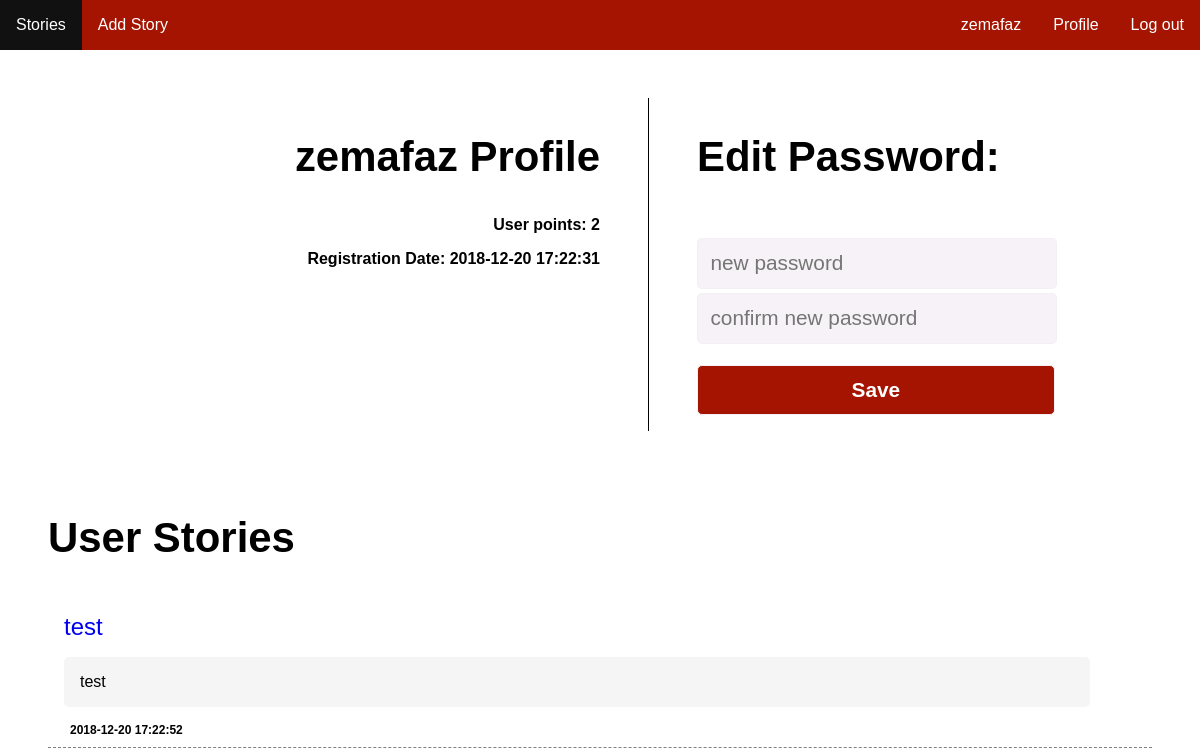
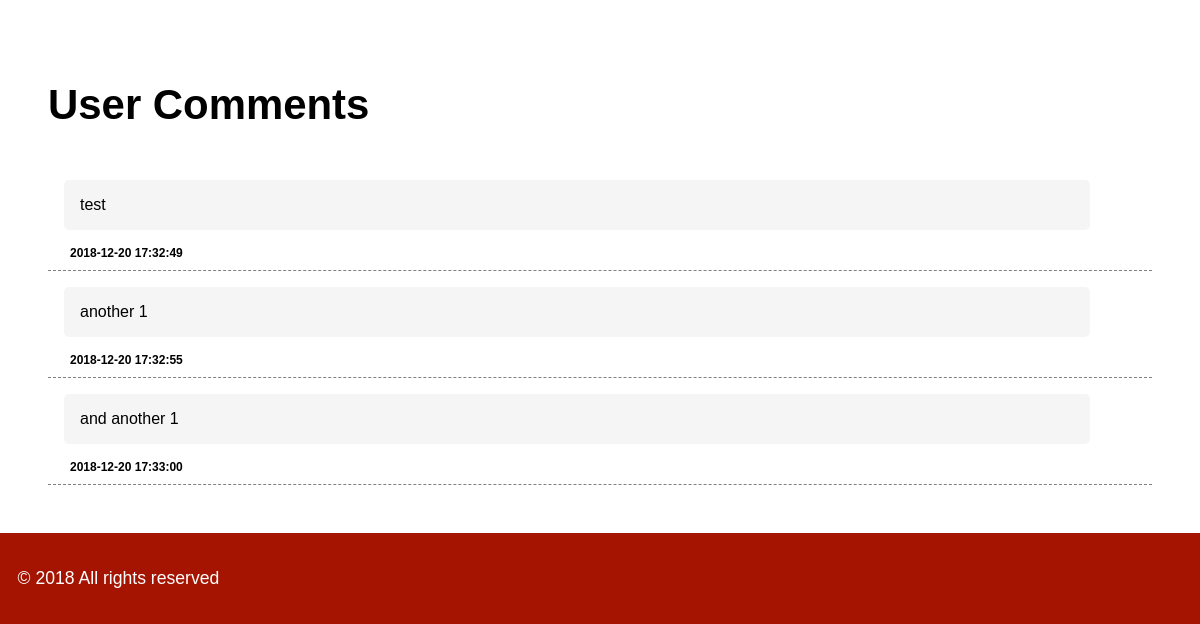
The app's page /pages/profile.php (signed in), older data (2 pictures, top to bottom).
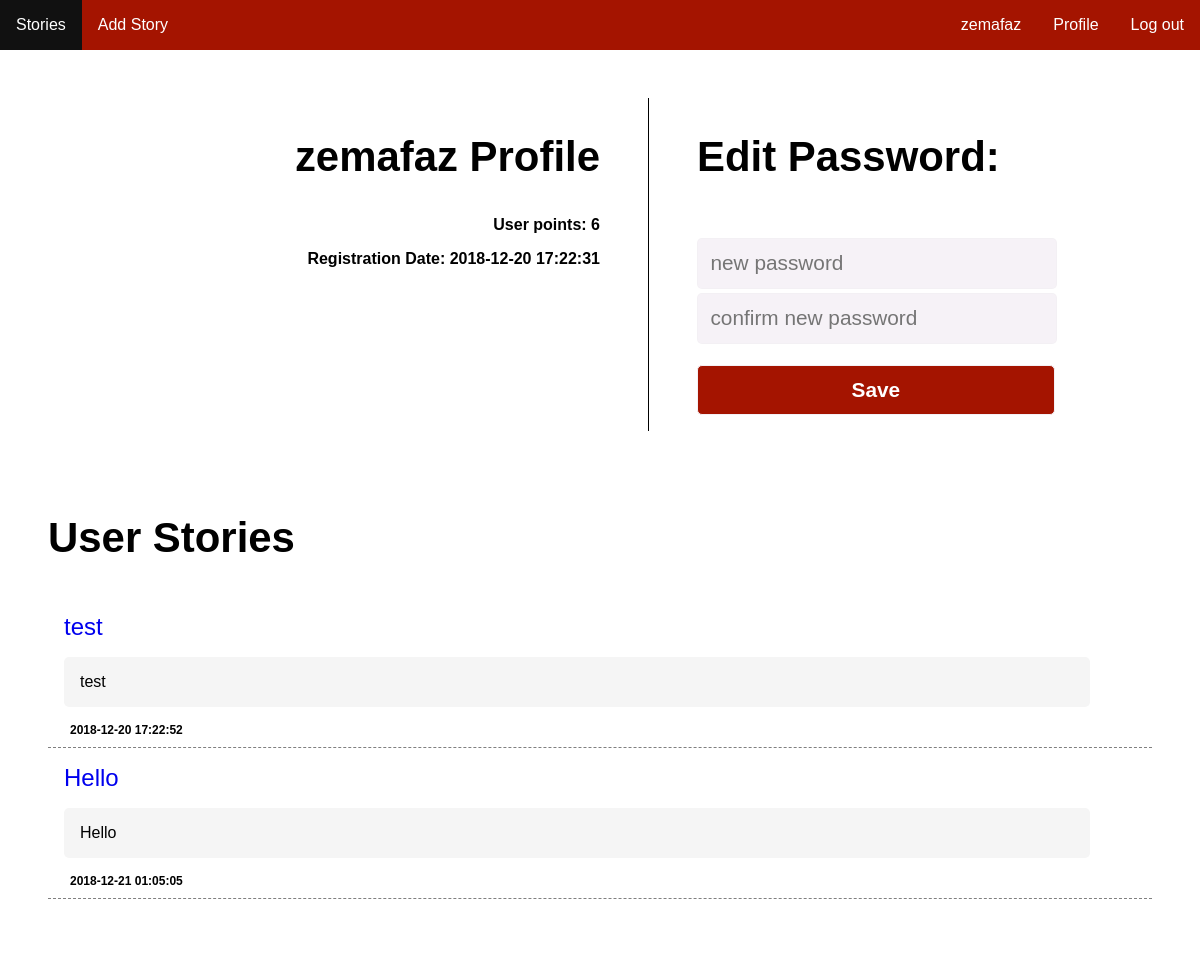
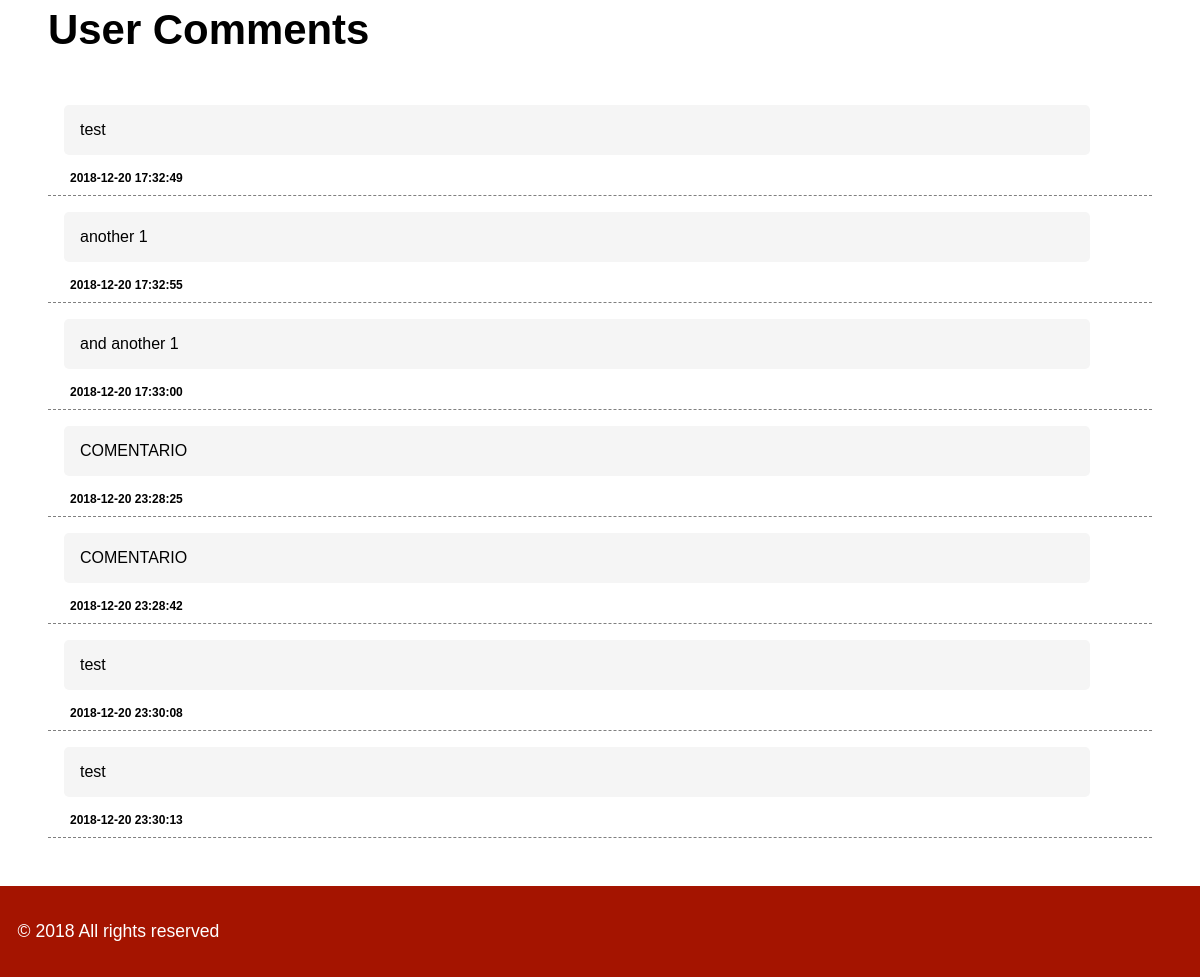
The same page, newer data (2 pictures, top to bottom).
### tables this page shows
CREATE TABLE user (
  id INTEGER PRIMARY KEY AUTOINCREMENT NOT NULL,
  username VARCHAR NOT NULL UNIQUE,
  register_date DATETIME NOT NULL,  
  password VARCHAR NOT NULL
);

CREATE TABLE story (    
    id INTEGER PRIMARY KEY AUTOINCREMENT NOT NULL,
    channel_id INTEGER,
    user_id INTEGER,
    title VARCHAR NOT NULL,
    description VARCHAR NOT NULL,
    date DATETIME NOT NULL,
    karma INTEGER,
        FOREIGN KEY (channel_id) REFERENCES channel(id),
        FOREIGN KEY (user_id) REFERENCES user(id)
);

CREATE TABLE comment (    
    id INTEGER PRIMARY KEY AUTOINCREMENT NOT NULL,
    story_id INTEGER,
    user_id INTEGER,
    description VARCHAR NOT NULL,
    date DATETIME NOT NULL,
    karma INTEGER,
    father INTEGER,
        FOREIGN KEY (story_id) REFERENCES story(id),
        FOREIGN KEY (user_id) REFERENCES user(id)
);

### database/profile.php (called while the page is built)
<?php
function getUserInfo($user){
    global $conn;
    $stmt = $conn->prepare('SELECT * FROM user WHERE `username`=?');
    $stmt->execute(array($user));
    return $stmt->fetch();
}
function getUserStories($username){
    global $conn;
    $stmt = $conn->prepare('SELECT * FROM story WHERE `user_id`= (SELECT id FROM user WHERE username=?)');
    $stmt->execute(array($username));
    return $stmt->fetchAll();
}
function getUserComments($username)
{
  global $conn;
  $stmt = $conn->prepare('SELECT * FROM comment WHERE `user_id` = (SELECT id from user where username=?)');
  $stmt->execute(array($username));
  return $stmt->fetchAll();
}
function getVotesStory($username)
{
  global $conn;
  $stmt = $conn->prepare('SELECT SUM(up_down) AS karma FROM voteStory WHERE `user_id` = (SELECT id from user where username=?)');
  $stmt->execute(array($username));
  $result = $stmt->fetch();
  return $result['karma'];
}
function getVotesComment($username)
{
  global $conn;
  $stmt = $conn->prepare('SELECT SUM(up_down) AS karma FROM voteComment WHERE `user_id` = (SELECT id from user where username=?)');
  $stmt->execute(array($username));
  $result = $stmt->fetch();
  return $result['karma'];
}
?>

### templates/profile_template.php (the view, shortened to what this page needs)
<section id="core" class="profile-core">
    <section class="profile-info">
            <h2><?php echo $user_info['username']; ?> Profile</h2>
            <div class="register-date">User points:  <?php echo $karma; ?>  </div>
            <div class="register-date"> Registration Date: <?php echo $user_info['register_date']; ?>  </div>
    </section>
    <section id="login" >
        <?php if($_SESSION['username']== $usern) {?>
            <h2>Edit Password:</h2>
        <form action="../actions/action_edit_profile.php" method="POST">
            <br>
            <input type="password" name="password" placeholder="new password" id="password" required="required" value=""><br>
            <input type="password" name="passwordConfirm" placeholder="confirm new password" id="passwordConfirm">
            <span class="pass-check confirm passcheck" aria-hidden="true"></span><i class="pass-times confirm passnotcheck" aria-hidden="true"></i><br>
            <input type="submit" value="Save">
        </form>
        <?php } ?>
        </section>
</section>
<section id="profile-stories" >
    <h2>User Stories</h2>
        <?php foreach ($stories as $key => $story) { ?>
            <div id = 'listStory' class="story">
				<div class = 'listStory-title'>
						<a href="../pages/story.php?id=<?php echo $story['id']; ?>">
							<?php echo $story['title']; ?>
						</a>
				</div>
				<div class="listStory-description">
					<?php echo $story['description']; ?>
				</div>
				<div class = 'listStory-footer'>
					<span class="date">
						<?php echo $story['date']; ?>
					</span>
				</div>
			</div>
            <?php } ?>
    </section>
 <section id="profile-comments" >
    <h2>User Comments</h2>
    <?php foreach ($comments as $key => $comment) { ?>
        <div id = 'listStory' class="story">
            <div class="listStory-description">
                <?php echo $comment['description']; ?>
            </div>
            <div class = 'listStory-footer'>
                <span class="date">
                    <?php echo $comment['date']; ?>
                </span>
            </div>
        </div>
    <?php } ?>
</section>

### templates/header.php (shortened to what this page needs)
<!DOCTYPE html>
<html lang="en">
    <head>
		    <link rel="stylesheet" href="../css/allpages.css">
        <link rel="stylesheet" href="../css/main.css">
        <link rel="stylesheet" href="../css/header.css">
    </head>
<body>
  <nav id="navbar">
      <ul>
          <li>
              <a class='stories' href="../pages/stories.php">Stories</a>
          </li>
          <?php if(!isset($_SESSION['username'])) { ?>
            <li style="float:right">
              <a class='register' href="../pages/register.php">Sign up</a>
            </li>
            <li style="float:right">
              <a class='log-in' href="../pages/login.php">Log in</a>
            </li>
          <?php } else { ?>
            <li >
              <a class='profile-in' href="../pages/add_story.php">Add Story</a>
            </li>
            <li style="float:right">
              <a class='log-out' href="../actions/action_logout.php">Log out</a>
            </li>
            <li style="float:right">
              <a class='profile-in' href="../pages/profile.php?profile=<?php echo $_SESSION['username']; ?>">Profile</a>
            </li>
            <li style="float:right">
              <a class='username'>
                <?php
                  echo $_SESSION['username'];
                ?>
              </a>
            </li>
          <?php } ?>
      </ul>
  </nav>

### pages/profile.php
<?php
	include_once('../config/init.php');
	include_once('../templates/header.php');
	if(isset($_SESSION['username'])) {
		include_once('../database/profile.php');
		$usern = isset($_GET['profile']) ? $_GET['profile'] : $_SESSION['username'];
		$storiesKarma = getVotesStory($usern);
		$commentsKarma = getVotesComment($usern);
		$karma = $storiesKarma + $commentsKarma;
		$user_info = getUserInfo($usern);
		$stories = getUserStories($usern);
		$comments = getUserComments($usern);
		include_once('../templates/profile_template.php');
	}
	include_once('../templates/footer.php');
?>

### templates/footer.php
<footer>
    <p>&copy; 2018 All rights reserved</p>
</footer>
</body>
</html>

### css/allpages.css (style rules this page uses)
h2 { font-size: 2.62em; }
body { max-width: 1220px; min-height: 100vh; margin: 0 auto; font-family: 'Montserrat', sans-serif; -webkit-font-smoothing: antialiased; color: #000000; box-shadow: 0px 30px 40px rgba(0,0,0,.1); }
body > footer { grid-column: left / right; grid-row: content-end / footer-end; }
footer { margin-top: 3em; display: flex; flex-direction: row; align-items: baseline; justify-content: space-between; color: white; background-color: #A41400; }
footer p { font-family: 'Montserrat Light', sans-serif; font-size: 1.1em; padding: 1em; }

### css/main.css (style rules this page uses)
#core { display: flex; align-items: center; margin: 3em 3em 3em 0em; }
#login { display: block; padding-left: 3em; }
#login form input[type=text], #login form input[type=password] { width: 16em; font-size: 1.3em; margin-top: 0.2em; border: 1px solid #f4f0f5ee; color: #000000; background-color: #f4f0f5d0; border-radius: 5px; padding:0.6em 0.6em; }
#login form input[type=submit] { width: 17.2em; margin-top: 1.0em; font-size: 1.3em; font-weight: bold; border: 1px solid #f4f0f5; color: #ffffff; background-color: #A41400; border-radius: 5px; padding:0.6em 0.6em; }
#listStory { width: 100%; }
input[type="submit"] { background-color: #A41400; color: white; border: 1px solid black; padding: 0.5em 2em; }
.story, #story { display:flex; align-items: center; padding-bottom: 10px; border-bottom: 1px dashed gray; margin-top: 1em; }
.listStory-title { padding: 0em 1em 1em 1em; }
.listStory-title > * { text-decoration: none; font-size: 24px; }
.listStory-description { margin: 0em 1em 1em 1em; border-radius: 5px; background-color: #F5F5F5; text-align: justify; width: 90%; padding: 1rem; }
.listStory-footer { padding: 0rem 1rem 0rem 1rem; font-size: 12px; }
.listStory-footer > * { margin-right: 1em; padding: 0.5em; border-radius: 5px; text-align: center; font-weight: bold; text-decoration-line: none; text-decoration-color: blue; border-radius: 5px; }
#profile-stories { display: flex; flex-direction: column; margin: 3em; }
#core[class=profile-core] { align-items: flex-start; margin: 3em; }
.profile-info { display:block; width: 50%; text-align: right; padding-right: 3em; }
.profile-info > div { padding-bottom: 1em; font-weight: bold; }
#core[class=profile-core] > #login { border-left: black solid 1px; }
#profile-comments { display: flex; flex-direction: column; margin: 3em; }
#profile-stories .story, #profile-comments .story { display: block; }

### css/header.css (style rules this page uses)
ul { list-style-type: none; margin: 0; padding: 0; overflow: hidden; background-color: #A41400; }
li { float: left; }
li a { display: block; color: white; text-align: center; padding: 16px; text-decoration: none; }
.profile-in { float: right; }

Row changes from the older to the newer data that the page shows:
added story: title "Hello", description "Hello", date "2018-12-21 01:05:05"
added comment: description "COMENTARIO", date "2018-12-20 23:28:25"
added comment: description "COMENTARIO", date "2018-12-20 23:28:42"
added comment: description "test", date "2018-12-20 23:30:08"
added comment: description "test", date "2018-12-20 23:30:13"
Text that changed along with them:
$karma: "2" → "6"
